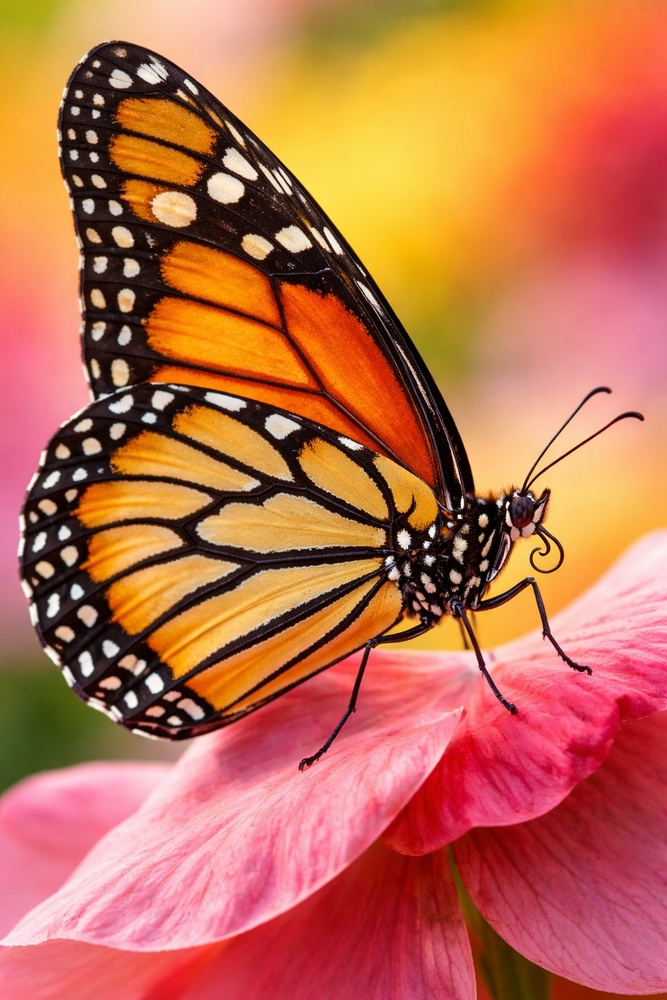
#> input picture imagem5.jpg, 667 x 1000 px, shrunk from 1024 x 1536 before the run
$ python ex11.py
#> lines starting #> are read from the running program, lines starting #| are printed output that depends on the picture
import cv2
import numpy as np

#Carrega a imagem do disco
#Certifique-se de que o caminho da imagem está correto
img = cv2.imread("imagem5.jpg", 0)
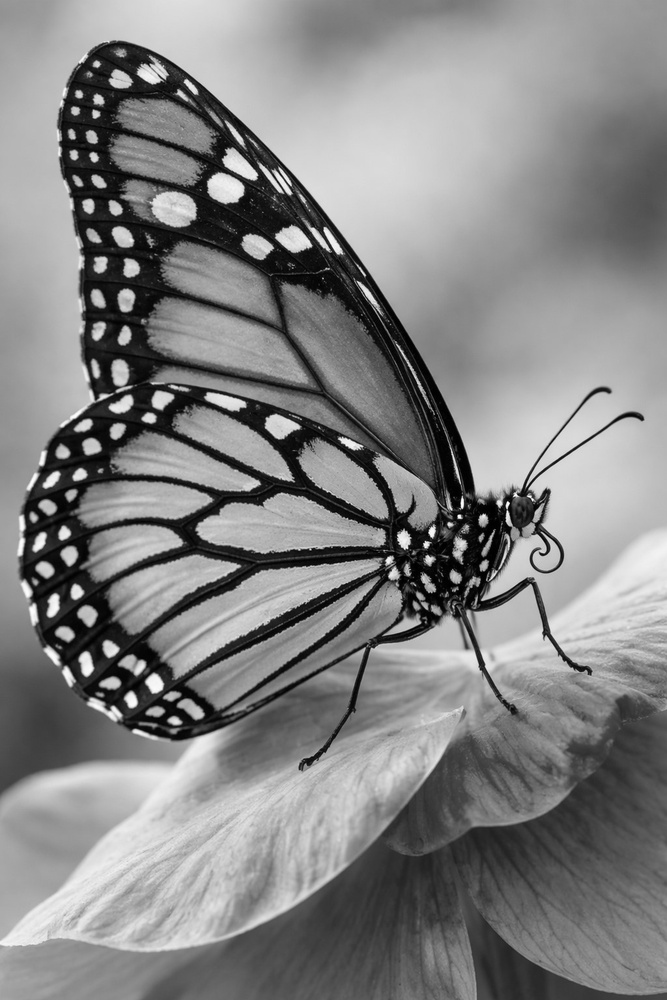
#> img: shape (1000, 667); min 0, max 255, mean 131.4

#Verifica se a imagem foi carregada corretamente
if img is None:
    print("Erro:Não foi possível carregar a imagem. Verifique o caminho do ficheiro.")
else:
    kernel = np.ones((5,5), np.uint8)
    #kernel = cv2.getStructuringElement(cv2.MORPH_CROSS, (5,5))

    erosion = cv2.erode(img, kernel, iterations = 1)
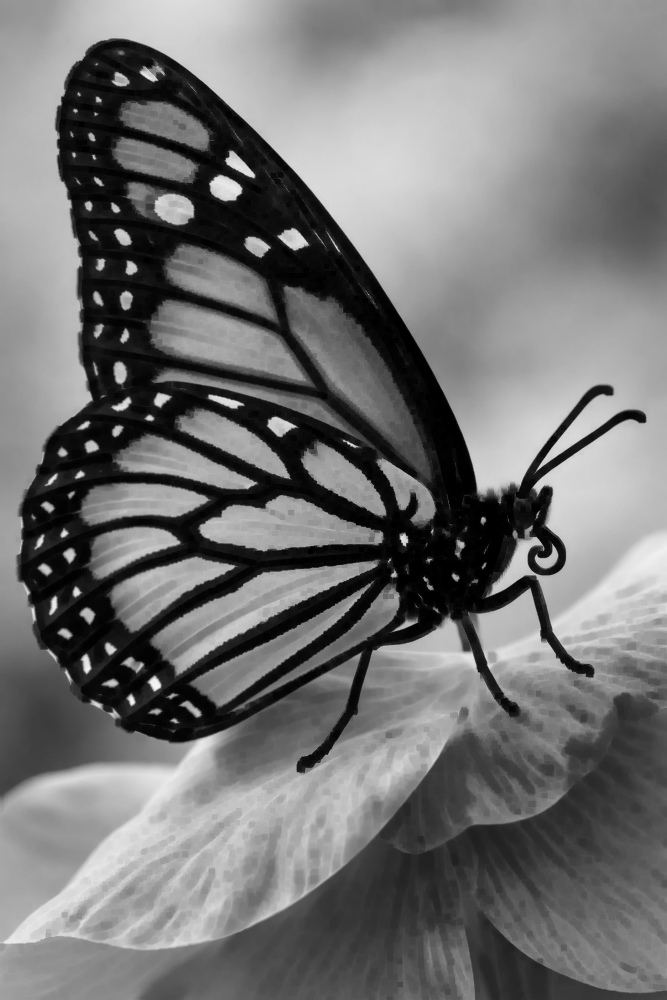
#> erosion: shape (1000, 667); min 0, max 245, mean 115.4

    dilatation = cv2.dilate(img, kernel, iterations = 1)
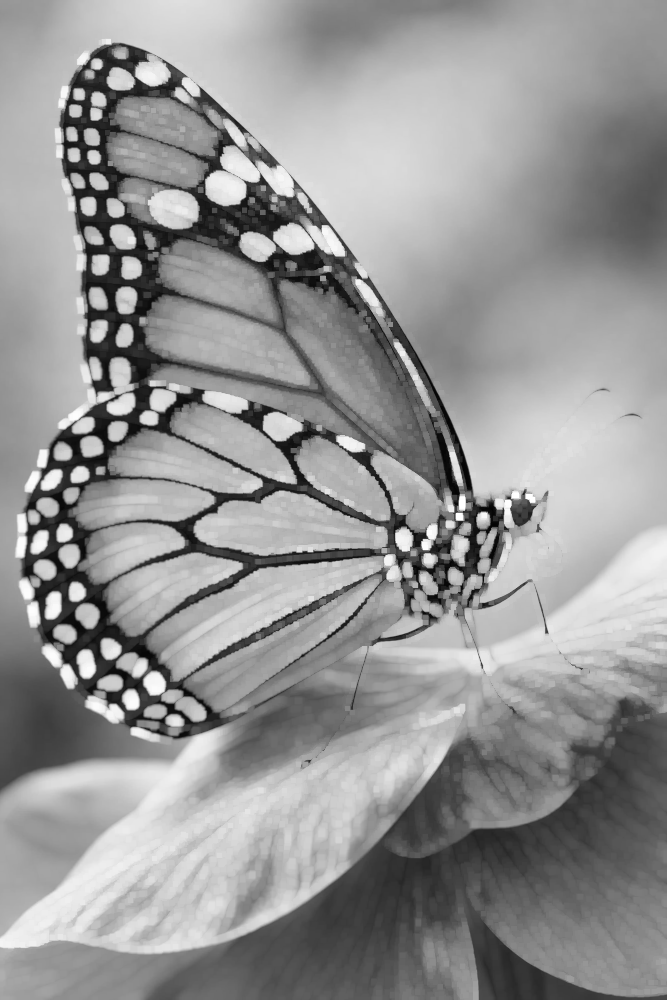
#> dilatation: shape (1000, 667); min 3, max 255, mean 149


cv2.imshow("Original", img)
cv2.imshow("Erosao", erosion)
cv2.imshow("Dilataçao", dilatation)
    #Espera indefinidamente por uma tecla pressionada
    #O valor 0 significa que espera para sempre
cv2.waitKey(0)

cv2.destroyAllWindows

$ run again, with imagem6.png saved as imagem5.jpg
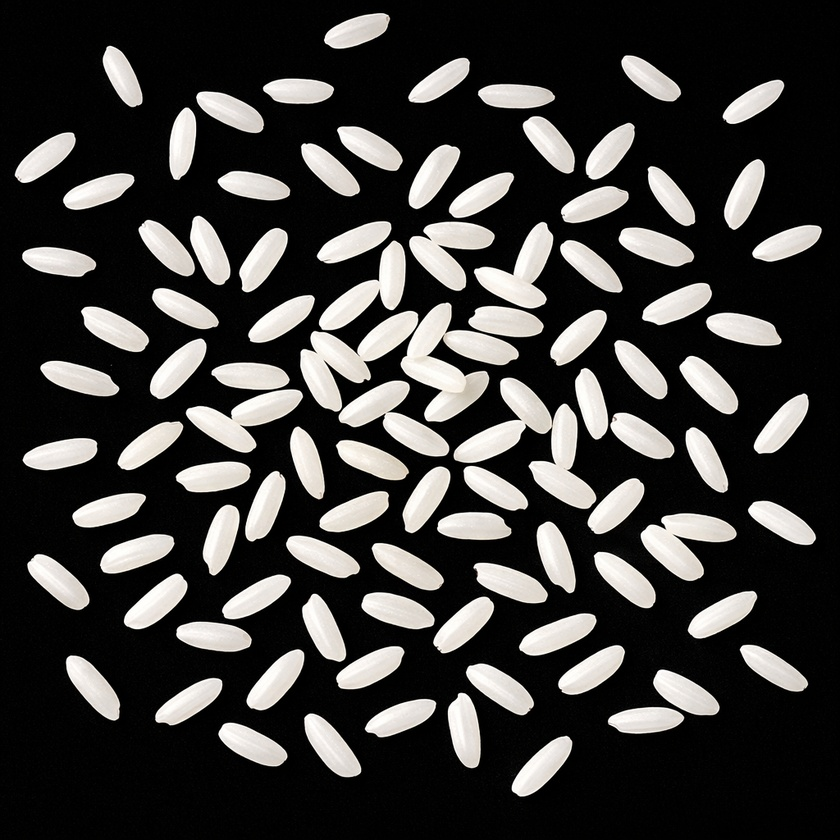
#> input picture imagem6.png, 840 x 840 px, shrunk from 1024 x 1024 before the run
#> `erosion = cv2.erode(img, kernel, iterations = 1)`:
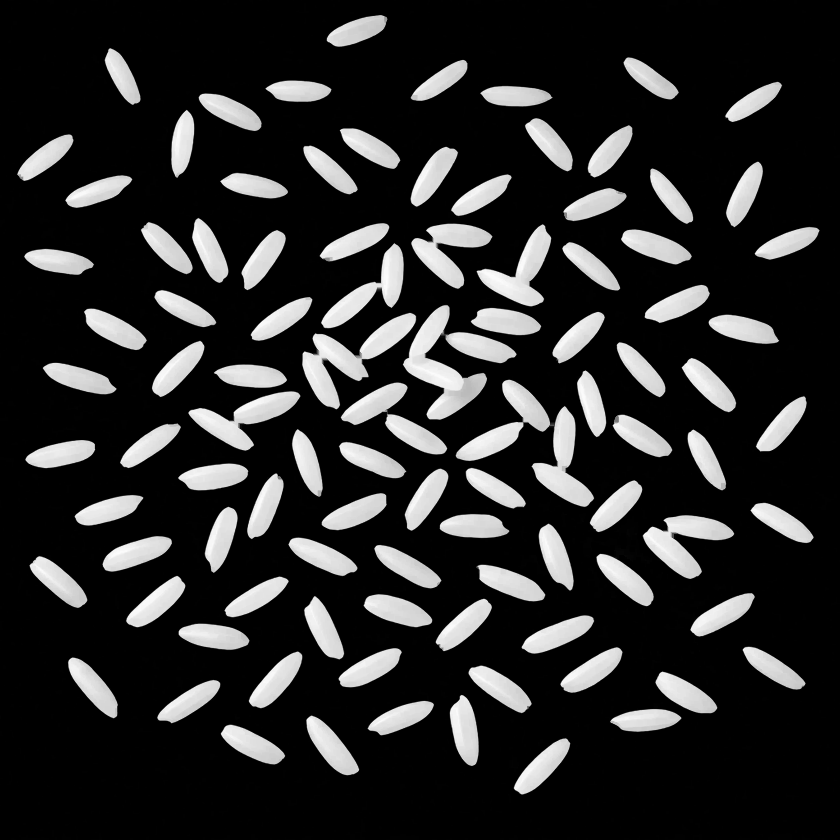
#> erosion: shape (840, 840); min 0, max 252, mean 43.7
#> `dilatation = cv2.dilate(img, kernel, iterations = 1)`:
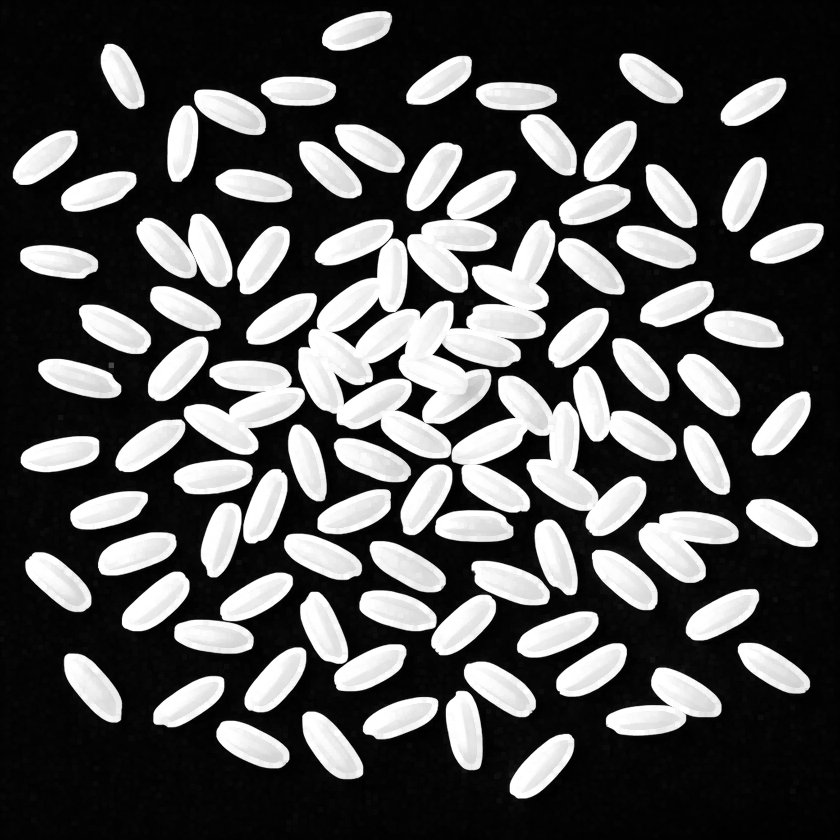
#> dilatation: shape (840, 840); min 0, max 255, mean 83.2
